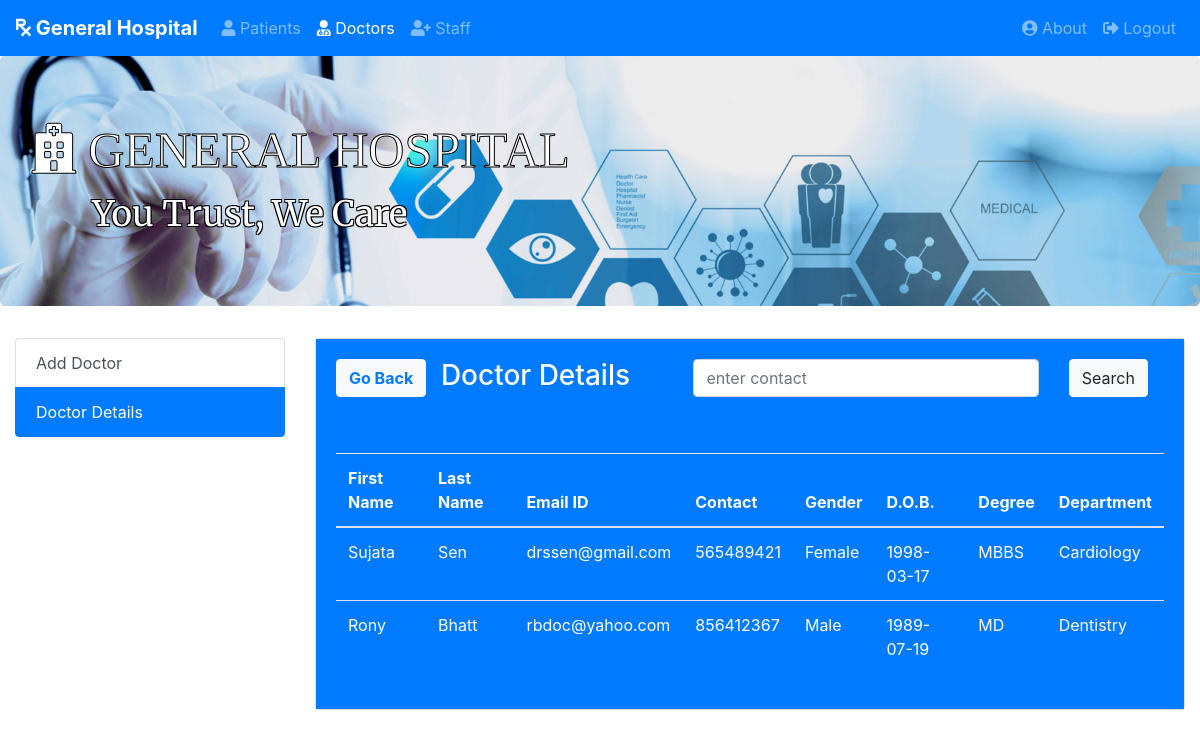
The app's page /doctor_details.php with its own data.
### tables this page shows
CREATE TABLE `docdb` (
  `fname` varchar(40) NOT NULL,
  `lname` varchar(40) NOT NULL,
  `email` varchar(40) NOT NULL,
  `contact` varchar(40) NOT NULL,
  `gender` varchar(40) NOT NULL,
  `dob` varchar(40) NOT NULL,
  `degree` varchar(40) NOT NULL,
  `department` varchar(40) NOT NULL
);

### func.php (the view, shortened to what this page needs)
<?php
$con=mysqli_connect("localhost","root","","hospitaldb");
function get_doctor_details(){
  global $con;
  $query="select * from docdb";
  $result=mysqli_query($con,$query);
  while($row=mysqli_fetch_array($result)){
    $fname=$row['fname'];
    $lname=$row['lname'];
    $email=$row['email'];
    $contact=$row['contact'];
    $gender=$row['gender'];
    $dob=$row['dob'];
    $degree=$row['degree'];
    $department=$row['department'];
    echo "<tr>
            <td>$fname</td>
            <td>$lname</td>
            <td>$email</td>
            <td>$contact</td>
            <td>$gender</td>
            <td>$dob</td>
            <td>$degree</td>
            <td>$department</td>
          </tr>";
  }
}
?>

### records on screen
docdb: fname "Sujata", lname "Sen", email "drssen@gmail.com", contact "565489421", gender "Female", dob "1998-03-17", degree "MBBS", department "Cardiology"
docdb: fname "Rony", lname "Bhatt", email "rbdoc@yahoo.com", contact "856412367", gender "Male", dob "1989-07-19", degree "MD", department "Dentistry"
